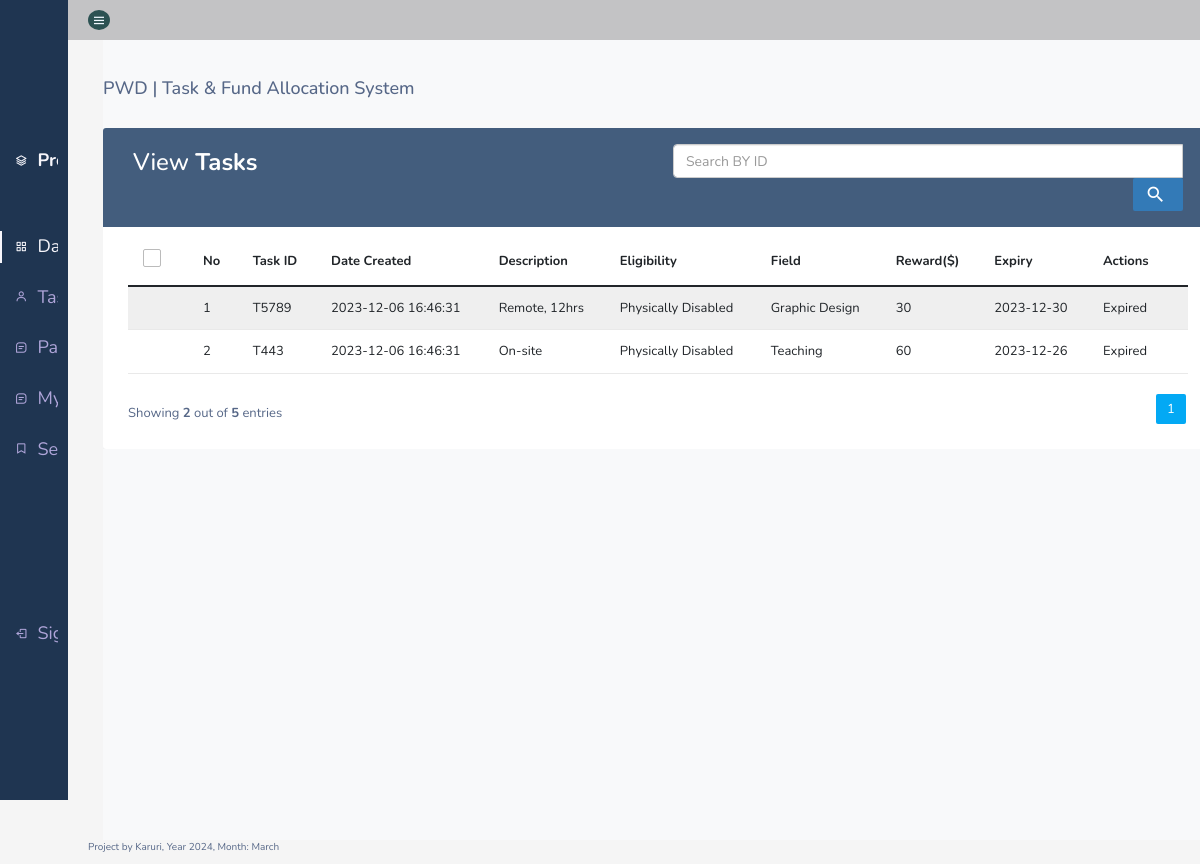
Page /manage_tasks.php (signed in) on the committed database.
### tables this page shows
CREATE TABLE `tasks` (
  `report_id` int(11) NOT NULL,
  `taskID` varchar(255) NOT NULL,
  `description` varchar(255) NOT NULL,
  `date_created` timestamp NOT NULL DEFAULT current_timestamp() ON UPDATE current_timestamp(),
  `disability` varchar(255) NOT NULL,
  `Reward` int(11) NOT NULL,
  `field` varchar(255) NOT NULL,
  `expiry` date NOT NULL
);

CREATE TABLE `user_list` (
  `user_id` int(11) NOT NULL,
  `fullname` varchar(255) NOT NULL,
  `username` varchar(255) NOT NULL,
  `password` varchar(255) NOT NULL,
  `type` tinyint(1) NOT NULL DEFAULT 0,
  `status` tinyint(1) NOT NULL DEFAULT 0,
  `date_created` timestamp NOT NULL DEFAULT current_timestamp(),
  `email` varchar(255) NOT NULL,
  `mobile` varchar(255) NOT NULL,
  `employment` varchar(255) NOT NULL,
  `job_title` varchar(255) NOT NULL,
  `field` varchar(255) NOT NULL,
  `education` varchar(255) NOT NULL,
  `disability` varchar(255) NOT NULL,
  `experience` varchar(255) NOT NULL,
  `id_no` int(11) NOT NULL,
  `ncpwd_no` varchar(255) NOT NULL
);

### manage_tasks.php (the view, shortened to what this page needs)
<?php include 'head.php'?>
<!DOCTYPE html>
<html>
<head>
<link rel="stylesheet" href="https://maxcdn.bootstrapcdn.com/font-awesome/4.7.0/css/font-awesome.min.css">
<link rel="stylesheet" href="https://maxcdn.bootstrapcdn.com/bootstrap/3.3.7/css/bootstrap.min.css">
<link rel="stylesheet" href="./css1/tables.css">
</head>
<?php include 'header.php'?>
<div class="container">
<?php include 'menu.php'?>
    <?php
if (isset($_SESSION['email'])) {
    $user_email = $_SESSION['email'];
    $sql = "SELECT user_id, disability FROM user_list WHERE email = ?";
    $stmt = $conn->prepare($sql);
    $stmt->bind_param("s", $user_email);
    $stmt->execute();
    $result = $stmt->get_result();
} else {
    echo "Email not found in session.";
}
?>
		<div class="table-responsive">
			<div class="table-wrapper">
				<div class="table-title">
					<div class="row">
						<div class="col-xs-6">
							<h2>View <b>Tasks</b></h2>
						</div>
						<div class="col-xs-6">
							<form action="<?php echo $_SERVER['PHP_SELF']; ?>" method="GET">
							  <div class="input-group">
							    <input type="text" class="form-control" placeholder="Search BY ID" name="query">
							    <div class="input-group-append">
							      <button class="btn btn-primary" type="submit">
							        <i class="material-icons">search</i>
							      </button>
							    </div>
							  </div>
							</form>
						</div>
					</div>
				</div>
				<table class="table table-striped table-hover" style="font-size:small;">
					<thead>
						<tr>
							<th>
								<span class="custom-checkbox">
									<label for="selectAll"></label>
								</span>
							</th>
							<th>No</th>
							<th>Task ID</th>
							<th>Date Created</th>
							<th>Description</th>
							<th>Eligibility</th>
							<th>Field</th>
							<th>Reward($)</th>
							<th>Expiry</th>
							<th>Actions</th>
						</tr>
					</thead>
					<tbody> <?php
							$recordsPerPage = 5;
							$page = isset($_GET['page']) && is_numeric($_GET['page']) ? $_GET['page'] : 1;
							$sqlTotal = "SELECT COUNT(report_id) AS total FROM tasks";
							$resultTotal = $conn->query($sqlTotal);
							$rowTotal = $resultTotal->fetch_assoc();
							$totalRecords = $rowTotal['total'];
							$offset = ($page - 1) * $recordsPerPage;
							$totalPages = ceil($totalRecords / $recordsPerPage);
						   $user_disability = $_SESSION['disability'];
							$sql = "SELECT * FROM tasks WHERE disability = ? LIMIT $offset, $recordsPerPage";
							if ($stmt = $conn->prepare($sql)) {
							    $stmt->bind_param("s", $user_disability);
							    $stmt->execute();
							    $result = $stmt->get_result();
							    if ($result->num_rows > 0) {
							        $count = 1;
							        while ($row = $result->fetch_assoc()) {
						    		?>
						            <tr>
						                <td>
						                   <td><?php echo $count; ?></td>
						                </td>
						                <td><?php echo $row["taskID"]; ?></td>
						                <td><?php echo $row["date_created"]; ?></td>
						                <td><?php echo $row["description"]; ?></td>
						                <td>
										    <?php
										    if ($row["disability"] == 0) {
										        echo "Physically Disabled";
										    } else {
										        echo "Mentally Disabled";
										    }
										    ?>
										</td>
						                <td><?php echo $row["field"]; ?></td>
						                <td><?php echo $row["Reward"]; ?></td>
						                <td><?php echo $row["expiry"]; ?></td>
						                <td>
                                            <?php
                                            $currentDate = date('Y-m-d');
                                            $expiryDate = $row["expiry"];
                                            if ($currentDate <= $expiryDate) {
                                                require_once('DBConnection.php');
                                                $task_id = $row["report_id"];
                                               $check_query = "SELECT application_status FROM mytasks WHERE task_id = ? AND user_id = ? LIMIT 1";
												$stmt_check = $conn->prepare($check_query);
												$stmt_check->bind_param("ii", $task_id, $user_id);
												$stmt_check->execute();
												$stmt_check->store_result();
                                                if ($stmt_check->num_rows > 0) {
                                                    $stmt_check->bind_result($application_status);
                                                    $stmt_check->fetch();
                                                    if ($application_status == 1) {
                                                        echo "Claimed";
                                                    } else {
                                                        echo '<button type="button" class="btn btn-primary" data-toggle="modal" data-target="#claimTaskModal' . $row["report_id"] . '">Claim</button>';
                                                    }
                                                } else {
                                                    echo '<button type="button" class="btn btn-primary" data-toggle="modal" data-target="#claimTaskModal' . $row["report_id"] . '">Claim</button>';
                                                }
                                                $stmt_check->close();
                                            } else {
                                                echo "Expired";
                                            }
                                            ?>
                                        </td>
						            </tr>
						    <?php
										$count++;
								        }
								    } else {
								        echo "<tr><td colspan='8'>No tasks found</td></tr>";
								    }
								} else {
								    echo "Error in preparing the task retrieval statement.";
								}
						    ?>
					</tbody>
				</table>
				<div class="clearfix"><?php
					echo '<div class="hint-text">Showing <b>' . min(($page - 1) * $recordsPerPage + $result->num_rows, $totalRecords) . '</b> out of <b>' . $totalRecords . '</b> entries</div>';
					echo '<ul class="pagination">';
					for ($i = 1; $i <= $totalPages; $i++) {
					    echo '<li class="page-item ' . ($page == $i ? 'active' : '') . '"><a href="?page=' . $i . '" class="page-link">' . $i . '</a></li>';
					}
					echo '</ul>'; ?>
				</div>
			</div>
		</div>
    </div>
	<?php
$result->data_seek(0);
while($row = $result->fetch_assoc()) {
    ?>
</div>
    <?php
}
?>
   <?php include 'footer.php'?>

### css1/menubar.css (style rules this page uses)
:root { --header-height: 3rem; --nav-width: 68px; --first-color: #4723D9; --first-color-light: #AFA5D9; --white-color: #F7F6FB; --body-font: 'Nunito', sans-serif; --normal-font-size: 1rem; --z-fixed: 100 }
body { position: relative; margin: var(--header-height) 0 0 0; padding: 0 1rem; font-family: var(--body-font); font-size: var(--normal-font-size); transition: .5s }
a { text-decoration: none }
.active { color: var(--white-color) }
.active::before { content: ''; position: absolute; left: 0; width: 2px; height: 32px; background-color: var(--white-color) }
@media screen and (min-width: 768px) { body { margin: calc(var(--header-height) + 1rem) 0 0 0; padding-left: calc(var(--nav-width) + 2rem) } }

### css1/tables.css (style rules this page uses)
body { color: #566787; background: #f5f5f5; font-family: 'Varela Round', sans-serif; font-size: 13px; }
.table-responsive { margin: 30px 0; }
.table-wrapper { min-width: 1000px; background: #fff; padding: 20px 25px; border-radius: 3px; box-shadow: 0 1px 1px rgba(0,0,0,.05); }
.table-title { padding-bottom: 15px; background: #435d7d; color: #fff; padding: 16px 30px; margin: -20px -25px 10px; border-radius: 3px 3px 0 0; }
.table-title h2 { margin: 5px 0 0; font-size: 24px; }
.table-title .btn { color: #fff; float: right; font-size: 13px; border: none; min-width: 50px; border-radius: 2px; border: none; outline: none !important; margin-left: 10px; }
.table-title .btn i { float: left; font-size: 21px; margin-right: 5px; }
table.table tr th, table.table tr td { border-color: #e9e9e9; padding: 12px 15px; vertical-align: middle; }
table.table tr th:first-child { width: 60px; }
table.table tr th:last-child { width: 100px; }
table.table-striped tbody tr:nth-of-type(odd) { background-color: #fcfcfc; }
.pagination { float: right; margin: 0 0 5px; }
.pagination li a { border: none; font-size: 13px; min-width: 30px; min-height: 30px; color: #999; margin: 0 2px; line-height: 30px; border-radius: 2px !important; text-align: center; padding: 0 6px; }
.pagination li.active a, .pagination li.active a.page-link { background: #03A9F4; }
.hint-text { float: left; margin-top: 10px; font-size: 13px; }
.custom-checkbox { position: relative; }
.custom-checkbox label:before { width: 18px; height: 18px; }
.custom-checkbox label:before { content: ''; margin-right: 10px; display: inline-block; vertical-align: text-top; background: white; border: 1px solid #bbb; border-radius: 2px; box-sizing: border-box; z-index: 2; }

### rows in the picture
tasks: taskID "T5789", date_created "2023-12-06 16:46:31", description "Remote, 12hrs", disability "Physically Disabled", field "Graphic Design", Reward "30", expiry "2023-12-30", shows "Expired"
user_list: experience "2"
tasks: taskID "T443", date_created "2023-12-06 16:46:31", description "On-site", disability "Physically Disabled", field "Teaching", Reward "60", expiry "2023-12-26", shows "Expired"

### other values in the picture
$totalRecords "5"
